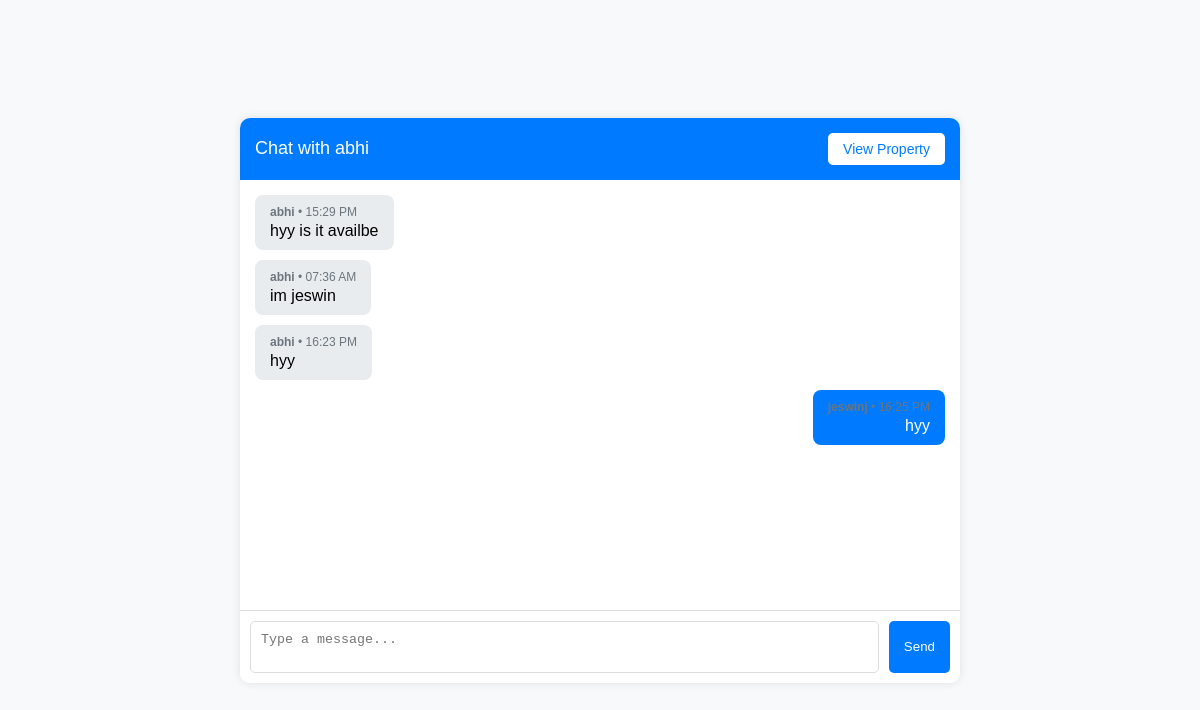
The page /properties/chats/2/ (signed in) on the database its author committed.
### properties/models.py (models this page shows, shortened)
class PropertyInquiry(models.Model):
    property = models.ForeignKey(Property, on_delete=models.CASCADE, related_name='inquiries')
    sender = models.ForeignKey(User, related_name='sent_inquiries', on_delete=models.CASCADE)
    receiver = models.ForeignKey(User, related_name='received_inquiries', on_delete=models.CASCADE)
    message = models.TextField()
    created_at = models.DateTimeField(auto_now_add=True)
    is_active = models.BooleanField(default=True)

class ChatMessage(models.Model):
    inquiry = models.ForeignKey(PropertyInquiry, on_delete=models.CASCADE, related_name='messages')
    sender = models.ForeignKey(User, on_delete=models.CASCADE, related_name="sent_messages")
    content = models.TextField()
    timestamp = models.DateTimeField(auto_now_add=True)
    class Meta:
        ordering = ['timestamp']

### accounts/models.py (models this page shows, shortened)
class User(AbstractUser):
    phone_number = models.CharField(max_length=15, blank=True, null=True)
    role = models.CharField(
        max_length=10,
        choices=[('user', 'User'), ('admin', 'Admin')],
        default='user'
    )
    groups = models.ManyToManyField(
        "auth.Group",
        related_name="custom_user_set",  # Change related_name
        blank=True
    )
    user_permissions = models.ManyToManyField(
        "auth.Permission",
        related_name="custom_user_permissions_set",  # Change related_name
        blank=True
    )

### properties/views.py (the view)
# urls.py: path('chats/<int:inquiry_id>/', views.chat_detail, name='chat_detail'),
@login_required
def chat_detail(request, inquiry_id):
    inquiry = get_object_or_404(PropertyInquiry, id=inquiry_id)
    if request.user != inquiry.sender and request.user != inquiry.receiver:
        messages.error(request, "You don't have permission to access this conversation.")
        return redirect('property_list')
    chat_messages = ChatMessage.objects.filter(inquiry=inquiry).order_by('timestamp')
    return render(request, 'properties/chat_detail.html', {
        'inquiry': inquiry,
        'chat_messages': chat_messages,
        'property': inquiry.property
    })

### properties/templates/properties/chat_detail.html (shortened to what this page needs)
<!DOCTYPE html>
<html lang="en">
<head>
</head>
<body>
<div class="chat-container">
    <div class="chat-header">
        {% if request.user == inquiry.sender %}
    Chat with {{ inquiry.receiver.username }}
{% else %}
    Chat with {{ inquiry.sender.username }}
{% endif %}
        <a href="{% url 'property_detail' inquiry.property.id %}">View Property</a>
    </div>
    <div class="chat-box">
        {% for message in chat_messages %}
            <div class="message {% if message.sender == request.user %}sender{% else %}receiver{% endif %}">
                <div class="message-info">
                    <strong>{{ message.sender.username }}</strong> • {{ message.timestamp|date:"H:i A" }}
                </div>
                <div>{{ message.content }}</div>
            </div>
        {% endfor %}
    </div>
    <form method="post" action="{% url 'send_message' inquiry.id %}" class="chat-input">
        <textarea name="message" placeholder="Type a message..." required></textarea>
        <button type="submit">Send</button>
    </form>
</div>
</body>
</html>

### properties/templates/properties/chat_detail.html (style rules this page uses)
body { font-family: Arial, sans-serif; background-color: #f8f9fa; display: flex; justify-content: center; align-items: center; height: 100vh; margin: 0; }
.chat-container { width: 60%; background: #fff; border-radius: 10px; box-shadow: 0 0 10px rgba(0, 0, 0, 0.1); overflow: hidden; display: flex; flex-direction: column; }
.chat-header { background: #007bff; color: white; padding: 15px; display: flex; justify-content: space-between; align-items: center; font-size: 18px; }
.chat-header a { background: white; color: #007bff; padding: 8px 15px; text-decoration: none; border-radius: 5px; font-size: 14px; }
.chat-box { padding: 15px; height: 400px; overflow-y: auto; display: flex; flex-direction: column; }
.message { max-width: 75%; padding: 10px 15px; border-radius: 8px; margin-bottom: 10px; position: relative; }
.sender { background: #007bff; color: white; align-self: flex-end; text-align: right; }
.receiver { background: #e9ecef; align-self: flex-start; }
.message-info { font-size: 12px; color: #6c757d; margin-bottom: 3px; }
.chat-input { display: flex; padding: 10px; border-top: 1px solid #ddd; background: white; }
.chat-input textarea { flex-grow: 1; padding: 10px; border: 1px solid #ddd; border-radius: 5px; resize: none; }
.chat-input button { background: #007bff; color: white; border: none; padding: 10px 15px; margin-left: 10px; border-radius: 5px; cursor: pointer; }

### rows shown on the page
PropertyInquiry: sender.username "abhi"
ChatMessage: sender.username "abhi", timestamp "15:29 PM", content "hyy is it availbe"
ChatMessage: sender.username "abhi", timestamp "07:36 AM", content "im jeswin"
ChatMessage: sender.username "abhi", timestamp "16:23 PM", content "hyy"
ChatMessage: content "hyy"
